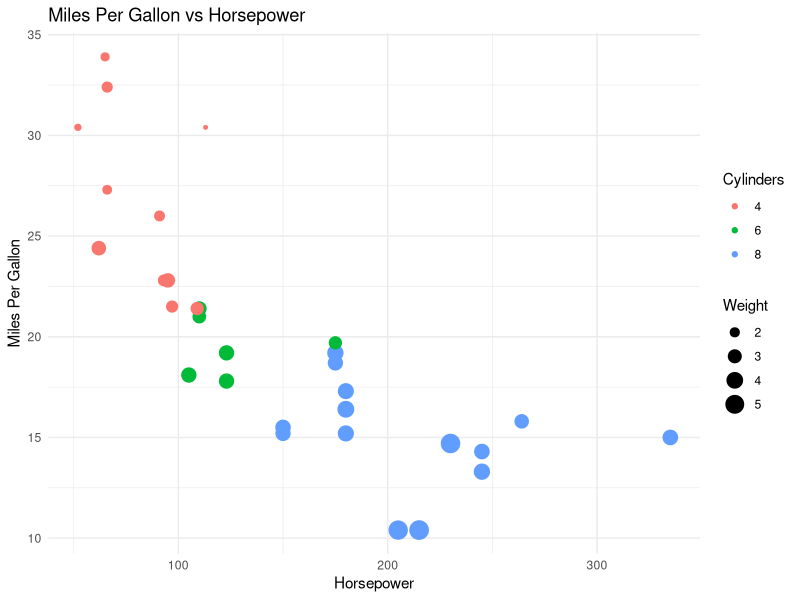

This figure's R source:
## ---- chunk 1
knitr::opts_chunk$set(echo = TRUE)
## ---- chunk 2
# Load libraries
library(tidyverse)

# Load mtcars dataset
data(mtcars)

# Basic summary of the dataset
summary(mtcars)

# Improved scatter plot with color and size aesthetics
ggplot(mtcars, aes(x = hp, y = mpg, color = factor(cyl), size = wt)) +
  geom_point() +
  theme_minimal() +
  labs(title = "Miles Per Gallon vs Horsepower",
       x = "Horsepower",
       y = "Miles Per Gallon",
       color = "Cylinders",
       size = "Weight")


# Linear model predicting mpg based on hp
model <- lm(mpg ~ hp, data = mtcars)
summary(model)

